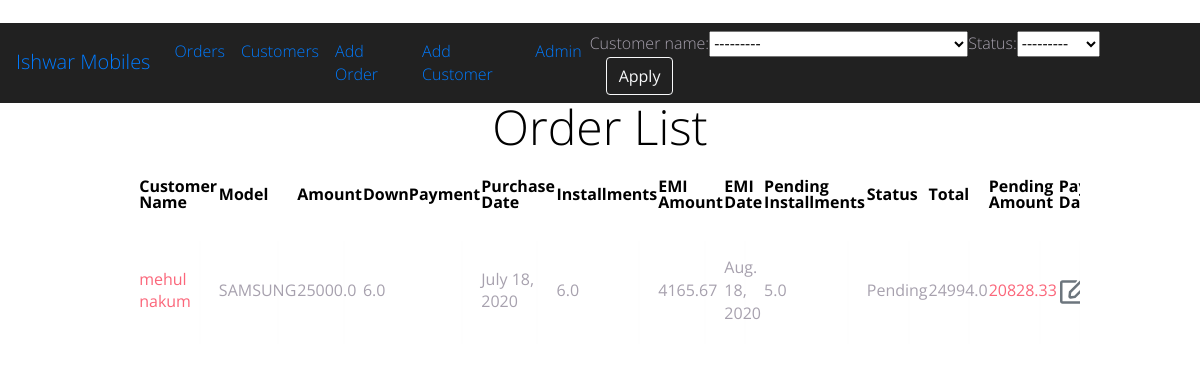
Screenshot of /orders/ with the database file from the repository.
### accounts/models.py (models this page shows, shortened)
class OrdersDetail(models.Model):
    customer_name = models.ForeignKey(CustomerDetail,on_delete=models.CASCADE,to_field='name',)
    mobile_Model = models.CharField(max_length=256)
    amount = models.FloatField()
    downPayment = models.FloatField()
    purchase_Date = models.DateField()
    installments = models.FloatField()
    emi_Date = models.DateField()
    emi_amount = models.FloatField(default=0)
    status = models.CharField(max_length=256,choices=statuslist)
    pending_installments = models.FloatField(default=0)
    total = models.FloatField(default=0)
    pending_amount = models.FloatField(default=0)
    remarks = models.TextField(blank=True,default='Collection:\n1st:\n2nd:\n3th:\n4th:\n5th:\n6th:\n7th:\n8th:\n9th:\n10th:\n11th:\n12th:',max_length=256)
    class Meta:
        ordering = ["emi_Date"]

class CustomerDetail(models.Model):
    name = models.CharField(max_length=256,unique=True)
    mobile_number = models.BigIntegerField(unique=True)
    aadhar_card = models.ImageField(null=True,blank=True)
    address = models.TextField(null=True,blank=True)
    def __str__(self):
        return self.name

### accounts/views.py (the view)
# urls.py: path('orders/',views.OrderListView.as_view(),name='orders'),
class OrderListView(generic.ListView):
    model = OrdersDetail
    context_object_name = 'order_list'   # your own name for the list as a template variable
    queryset = OrdersDetail.objects.all()
    template_name = 'accounts/order_list.html'  # Specify your own template name/location
    def get_context_data(self,*args, **kwargs):
        context = super(OrderListView,self).get_context_data(**kwargs)
        context['order_list']=OrdersFilter(self.request.GET,queryset=OrdersDetail.objects.all())
        return context

### accounts/templates/accounts/order_list.html (shortened to what this page needs)
{% extends 'base.html' %}
{% load static %}
{% block order %}
{% load crispy_forms_tags %}
{% load crispy_forms_filters %}
		<form class="form-inline my-2 my-lg-0" method="GET">
			{{order_list.form}}
            <button class="btn btn-outline-light my-2 my-sm-0 m-3 " type="submit">Apply</button>
        </form>
	{% endblock order %}
{% block content %}
	<h1>Order <span class="yellow">List</pan></h1>
		<table class="container">
		<thead>
			<tr>
				<th ><h1>Customer Name</h1></th>
				<th><h1>Model</h1></th>
				<th><h1>Amount</h1></th>
				<th><h1>DownPayment</h1></th>
				<th><h1>Purchase Date</h1></th>
				<th><h1>Installments</h1></th>
				<th><h1>EMI Amount</h1></th>
				<th><h1>EMI Date</h1></th>
				<th><h1>Pending Installments</h1></th>
				<th><h1>Status</h1></th>
				<th><h1>Total</h1></th>
				<th><h1>Pending Amount</h1></th>
				<th><h1>Pay Date</h1></th>
			</tr>
		</thead>
		<tbody>
			{% for order_list in order_list.qs %}
			<tr>
				<td>{{order_list.customer_name}}</td>
				<td>{{order_list.mobile_Model}}</td>
				<td>{{order_list.amount}}</td>
				<td>{{order_list.downPayment}}</td>
				<td>{{order_list.purchase_Date}}</td>
				<td>{{order_list.installments}}</td>
				<td>{{order_list.emi_amount}}</td>
				<td>{{order_list.emi_Date}}</td>
				<td>{{order_list.pending_installments}}</td>
				<td>{{order_list.status}}</td>
				<td>{{order_list.total}}</td>
				<td id='amount' name="amount" >{{order_list.pending_amount}}</td>
				<td>
					<a href="{% url 'accounts:order_edit' order_list.id %}" class="btn btn-lg  text-secondary px-0"><i class="far fa-edit fa-lg"></i></a>
				</td>
			</tr>
			{% endfor %}
		</tbody>
	</table>
{% endblock content %}

### templates/base.html (shortened to what this page needs)
<!DOCTYPE html>
{% load static %}
{% load crispy_forms_tags %}
{% load crispy_forms_filters %}
{% load bootstrap4 %}
{% bootstrap_css %}
<html lang="en">
<head>
    <link rel="stylesheet" href="https://stackpath.bootstrapcdn.com/bootstrap/4.5.0/css/bootstrap.min.css">
    <link rel="stylesheet" href="https://cdnjs.cloudflare.com/ajax/libs/font-awesome/5.12.0-2/css/all.min.css">
    <link rel="stylesheet" href="https://cdnjs.cloudflare.com/ajax/libs/font-awesome/5.12.0-2/css/all.min.css">
    <link rel="stylesheet" href="https://cdnjs.cloudflare.com/ajax/libs/gijgo/1.9.13/combined/css/gijgo.min.css">
    <link rel="stylesheet" href="https://cdnjs.cloudflare.com/ajax/libs/gijgo/1.9.13/combined/css/gijgo.min.css">
    <link rel="stylesheet" href="https://maxcdn.bootstrapcdn.com/font-awesome/4.5.0/css/font-awesome.min.css">
    <link rel="stylesheet" href="https://maxcdn.bootstrapcdn.com/bootstrap/4.0.0/css/bootstrap.min.css">
    <link href="https://unpkg.com/gijgo@1.9.13/css/gijgo.min.css" rel="stylesheet" type="text/css" />
    <link rel="stylesheet" href="{% static 'accounts/css/base1.css' %}">
</head>
<body class="hero-anime">
<div class="row">
        <div class="col-xs-12 col-sm-12 col-md-12 col-lg-12 col-xl-12">
        	<br />
            <nav class="navbar  navbar-expand-md  ">
              <a class="navbar-brand" href="{% url 'accounts:home' %}">Ishwar Mobiles</a>
              <div class="collapse navbar-collapse justify-content-between" id="navbarNav">
                <ul class="navbar-nav">
                  <li class="nav-item active">
                    <a class="nav-link" href="{% url 'accounts:orders' %}">Orders <span class="sr-only">(current)</span></a>
                  </li>
                  <li class="nav-item">
                    <a class="nav-link" href="{% url 'accounts:customers' %}">Customers</a>
                  </li>
                  <li class="nav-item">
                    <a class="nav-link" href="{% url 'accounts:add_order' %}">Add Order</a>
                  </li> <li class="nav-item">
                    <a class="nav-link" href="{% url 'accounts:add_customer' %}">Add Customer</a>
                  </li>
                  </li> <li class="nav-item">
                    <a class="nav-link" href="{% url 'admin:index' %}">Admin</a>
                  </li>
                </ul>
              </div>
                  {% block order %}
                  {% endblock order %}
            </nav>
        </div>
      </div>
{% block content %}
{% endblock content %}
</body>
</html>

### accounts/static/accounts/css/base1.css (style rules this page uses)
nav { color:#A7A1AE; background-color:#212121; }
body { font-family: 'Open Sans', sans-serif; font-weight: 300; line-height: 1.42em; color:#A7A1AE; background-color:#ffff; }
h1 { font-size:3em; font-weight: 300; line-height:1em; text-align: center; color: #000000; }
.yellow { color: #000000; }
#amount { color: #FB667A ; }
.container th h1 { font-weight: bold; font-size: 1em; text-align: left; color: #000000; }
.container td { font-weight: normal; font-size: 1em; -webkit-box-shadow: 0 2px 2px -2px #0E1119; -moz-box-shadow: 0 2px 2px -2px #0E1119; box-shadow: 0 2px 2px -2px #0E1119; }
.container { text-align: left; overflow: hidden; width: 80%; margin: 0 auto; display: table; padding: 0 0 8em 0; }
.container td, .container th { padding-bottom: 2%; padding-top: 2%; padding-left:2%; }
.container tr:nth-child(odd) { background-color: #ffffff; }
.container th { background-color: #ffffff; }
.container td:first-child { color: #FB667A; }

### rows the page displays
OrdersDetail: customer_name "mehul nakum", mobile_Model "SAMSUNG", amount "25000.0", downPayment "6.0", purchase_Date "July 18, 2020", installments "6.0", emi_amount "4165.67", emi_Date "Aug. 18, 2020", pending_installments "5.0", status "Pending", total "24994.0", pending_amount "20828.33"
